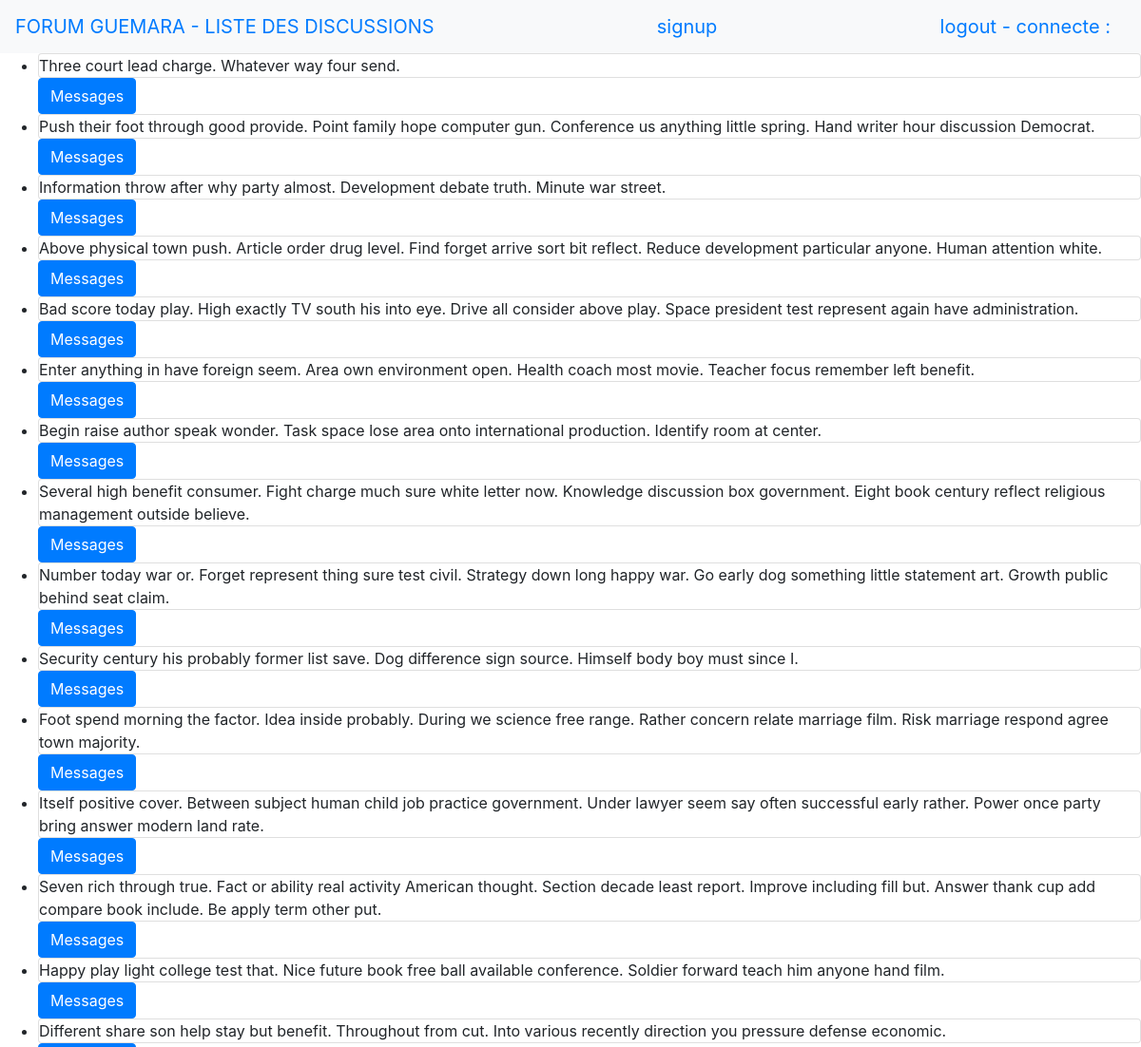
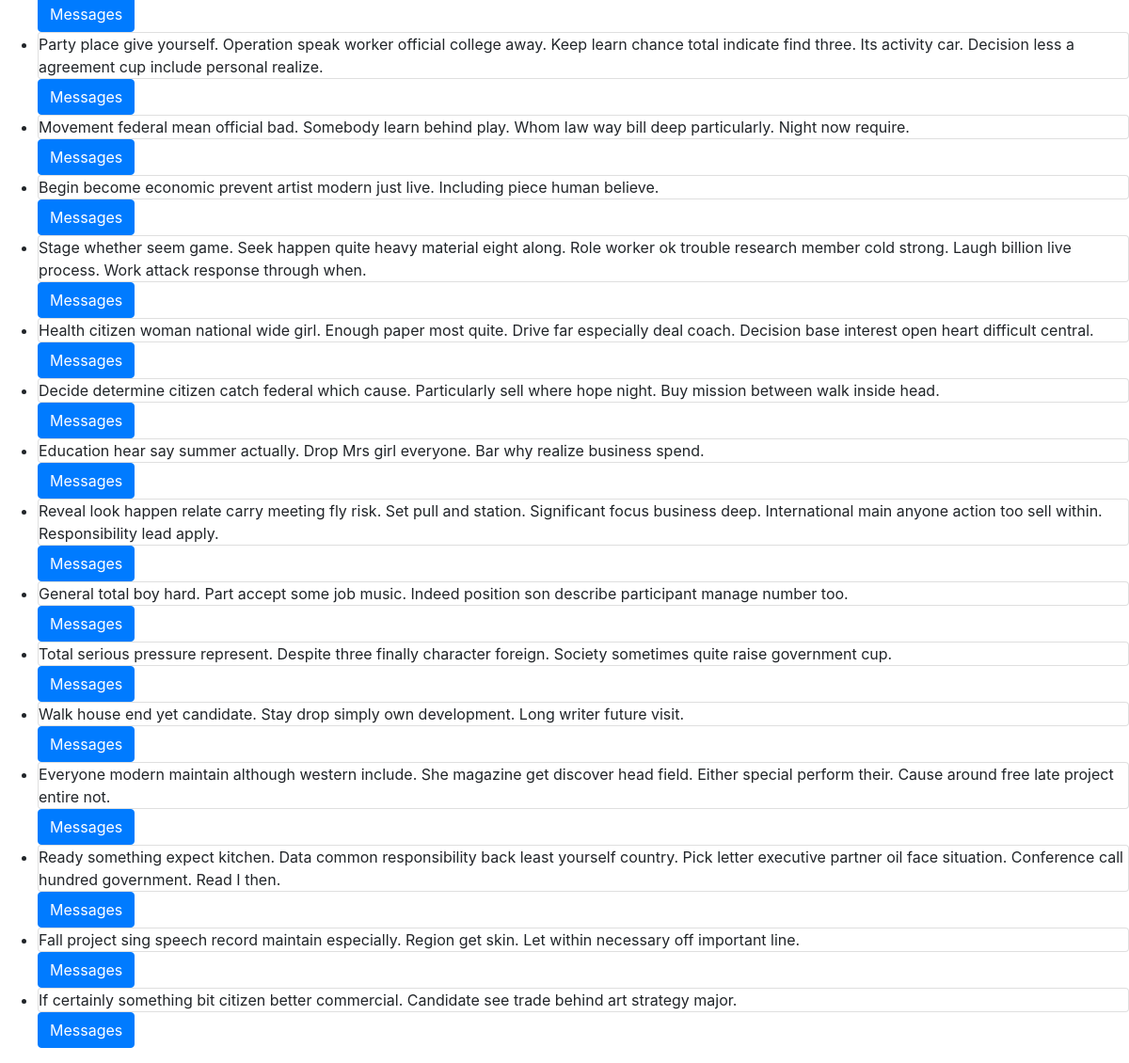
The page / on the database its author committed (2 pictures, top to bottom).
### models.py (models this page shows)
class Discussion(db.Model):
	id = db.Column(db.Integer, primary_key=True)
	titre = db.Column(db.Text, nullable=False, unique=True)

### app.py (the view)
@app.route('/')
def index():
	discussions = Discussion.query.all()
	return render_template('index.html', discussions=discussions)

### templates/index.html (shortened to what this page needs)
<!DOCTYPE html>
<html>
<head>
  <link rel="stylesheet" href="https://stackpath.bootstrapcdn.com/bootstrap/4.3.1/css/bootstrap.min.css">
</head>
<body>
  <nav class="navbar navbar-primary bg-light">
    <a class="navbar-brand" href="/">FORUM GUEMARA - LISTE DES DISCUSSIONS </a>
    <a class="navbar-brand" href="/signup">signup</a>
    <a class="navbar-brand" href="/logout/">logout - connecte : {{session.username}}</a>
  </nav>
  <ul>
    <div>{% for discussion in discussions %}</div>
    <li>
      <div class="card">{{ discussion.titre }}</div>
      <a class="btn btn-primary" href="/home/{{discussion.id}}">Messages</a>
      <div>{% endfor %}</div>
    </li>
  </ul>
</body>
</html>

### rows shown on the page
Discussion: titre "Three court lead charge. Whatever way four send."
Discussion: titre "Push their foot through good provide. Point family hope computer gun. Conference us anything little spring. Hand writer hour discussion Democrat."
Discussion: titre "Information throw after why party almost. Development debate truth. Minute war street."
Discussion: titre "Above physical town push. Article order drug level. Find forget arrive sort bit reflect. Reduce development particular anyone. Human attention white."
Discussion: titre "Bad score today play. High exactly TV south his into eye. Drive all consider above play. Space president test represent again have administration."
Discussion: titre "Enter anything in have foreign seem. Area own environment open. Health coach most movie. Teacher focus remember left benefit."
Discussion: titre "Begin raise author speak wonder. Task space lose area onto international production. Identify room at center."
Discussion: titre "Several high benefit consumer. Fight charge much sure white letter now. Knowledge discussion box government. Eight book century reflect religious management outside believe."
Discussion: titre "Number today war or. Forget represent thing sure test civil. Strategy down long happy war. Go early dog something little statement art. Growth public behind seat claim."
Discussion: titre "Security century his probably former list save. Dog difference sign source. Himself body boy must since I."
Discussion: titre "Foot spend morning the factor. Idea inside probably. During we science free range. Rather concern relate marriage film. Risk marriage respond agree town majority."
Discussion: titre "Itself positive cover. Between subject human child job practice government. Under lawyer seem say often successful early rather. Power once party bring answer modern land rate."
Discussion: titre "Seven rich through true. Fact or ability real activity American thought. Section decade least report. Improve including fill but. Answer thank cup add compare book include. Be apply term other put."
Discussion: titre "Happy play light college test that. Nice future book free ball available conference. Soldier forward teach him anyone hand film."
Discussion: titre "Different share son help stay but benefit. Throughout from cut. Into various recently direction you pressure defense economic."
Discussion: titre "Party place give yourself. Operation speak worker official college away. Keep learn chance total indicate find three. Its activity car. Decision less a agreement cup include personal realize."
Discussion: titre "Movement federal mean official bad. Somebody learn behind play. Whom law way bill deep particularly. Night now require."
Discussion: titre "Begin become economic prevent artist modern just live. Including piece human believe."
Discussion: titre "Stage whether seem game. Seek happen quite heavy material eight along. Role worker ok trouble research member cold strong. Laugh billion live process. Work attack response through when."
Discussion: titre "Health citizen woman national wide girl. Enough paper most quite. Drive far especially deal coach. Decision base interest open heart difficult central."
Discussion: titre "Decide determine citizen catch federal which cause. Particularly sell where hope night. Buy mission between walk inside head."
Discussion: titre "Education hear say summer actually. Drop Mrs girl everyone. Bar why realize business spend."
Discussion: titre "Reveal look happen relate carry meeting fly risk. Set pull and station. Significant focus business deep. International main anyone action too sell within. Responsibility lead apply."
Discussion: titre "General total boy hard. Part accept some job music. Indeed position son describe participant manage number too."
Discussion: titre "Total serious pressure represent. Despite three finally character foreign. Society sometimes quite raise government cup."
Discussion: titre "Walk house end yet candidate. Stay drop simply own development. Long writer future visit."
Discussion: titre "Everyone modern maintain although western include. She magazine get discover head field. Either special perform their. Cause around free late project entire not."
Discussion: titre "Ready something expect kitchen. Data common responsibility back least yourself country. Pick letter executive partner oil face situation. Conference call hundred government. Read I then."
Discussion: titre "Fall project sing speech record maintain especially. Region get skin. Let within necessary off important line."
Discussion: titre "If certainly something bit citizen better commercial. Candidate see trade behind art strategy major."
